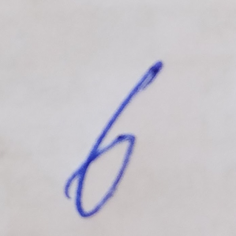
#> input picture 6.png, 236 x 236 px
$ python Resize.py
#> lines starting #> are read from the running program, lines starting #| are printed output that depends on the picture

import numpy as np
import os
import cv2
import gzip
import pandas as pd
import time
# %%
# #load file
# img = cv2.imread('6.png', cv2.IMREAD_GRAYSCALE)
# assert img is not None, "File could not be read, are you pointing at it correctly brub?"
# #print output stringclear
# img = cv2.resize(img, dsize=(28,28))
# #print(img.shape)

# #let's open up data from the actual MNIST.

# #solution is to slice my [28x28x3] Tensor into a Flat 2D array. Let's try that out
# img = (255-img)
# print(img)
# cv2.imwrite('grey6.bmp',img)

# %%
start = time.monotonic()
def imgconver(input, output):
#> called with input = '6.png', output = '6.bmp'
    a=cv2.imread(input, cv2.IMREAD_GRAYSCALE)
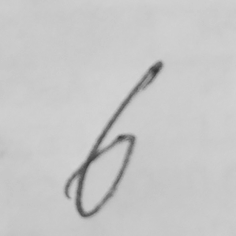
#> a: shape (236, 236); min 53, max 212, mean 199.2
    a=cv2.resize(a, dsize=(28,28))
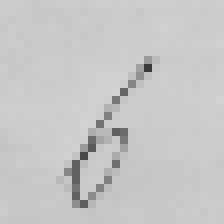
#> a: shape (28, 28) (shown 8 times larger); min 56, max 210, mean 199
    a=255 -a
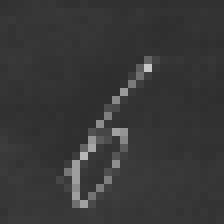
#> a: shape (28, 28) (shown 8 times larger); min 45, max 199, mean 56
    cv2.imwrite(output, a)


imgconver('6.png','6.bmp')
end = time.monotonic()
print(f"{end-start:.2}s")

$ run again, with 3.png copied over 6.png
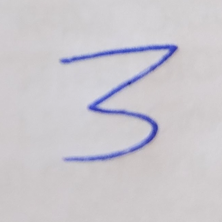
#> input picture 3.png, 222 x 222 px
#> in imgconver, `a=cv2.imread(input, cv2.IMREAD_GRAYSCALE)`:
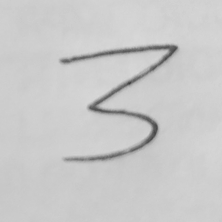
#> a: shape (222, 222); min 61, max 216, mean 201.5
#> in imgconver, `a=255 -a`:
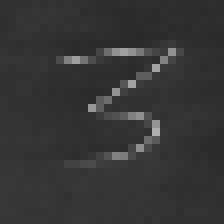
#> a: shape (28, 28) (shown 8 times larger); min 40, max 175, mean 53.4

$ run again, with 7.png copied over 6.png
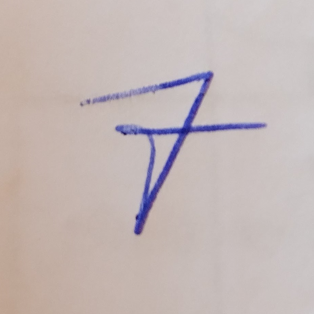
#> input picture 7.png, 314 x 314 px
#> in imgconver, `a=cv2.imread(input, cv2.IMREAD_GRAYSCALE)`:
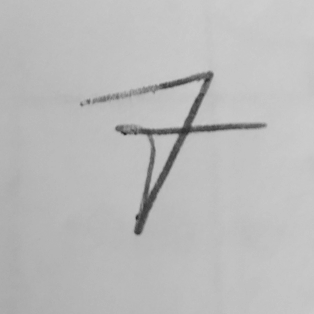
#> a: shape (314, 314); min 34, max 207, mean 187.2
#> in imgconver, `a=255 -a`:
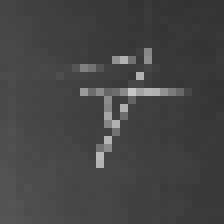
#> a: shape (28, 28) (shown 8 times larger); min 50, max 198, mean 68.3
